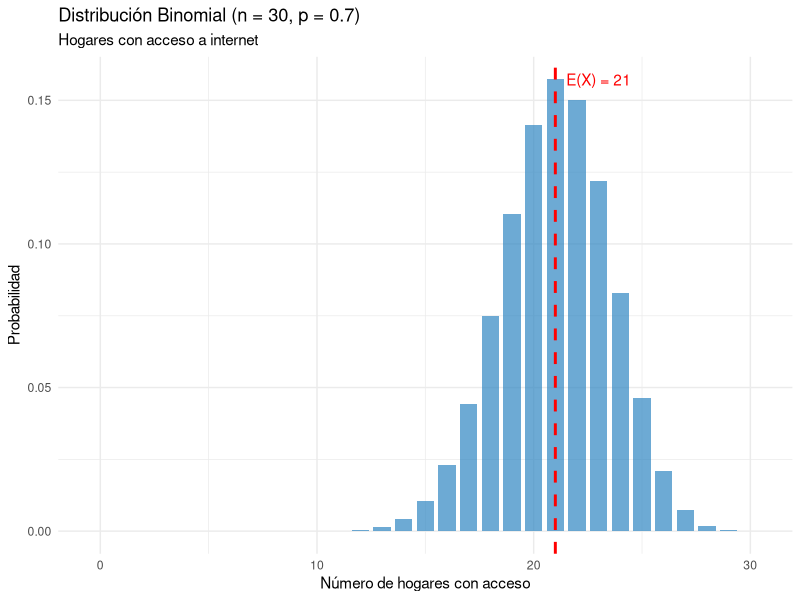
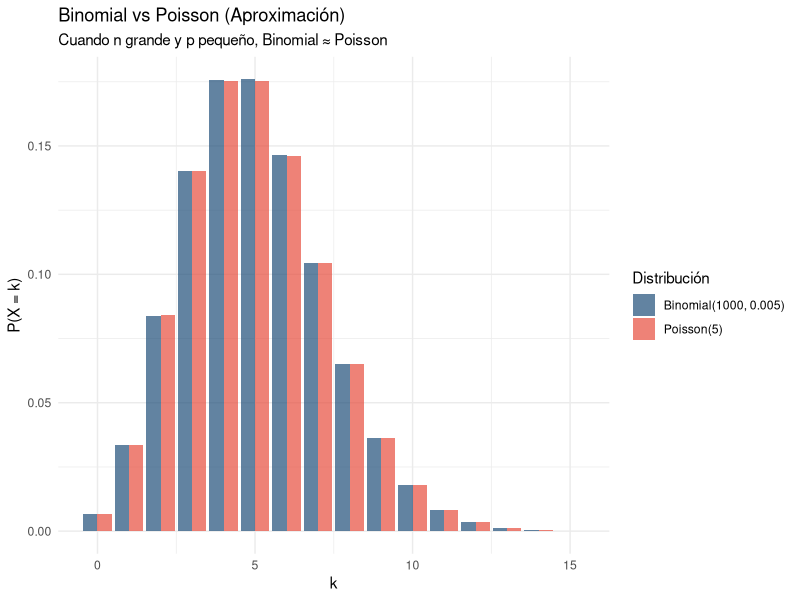
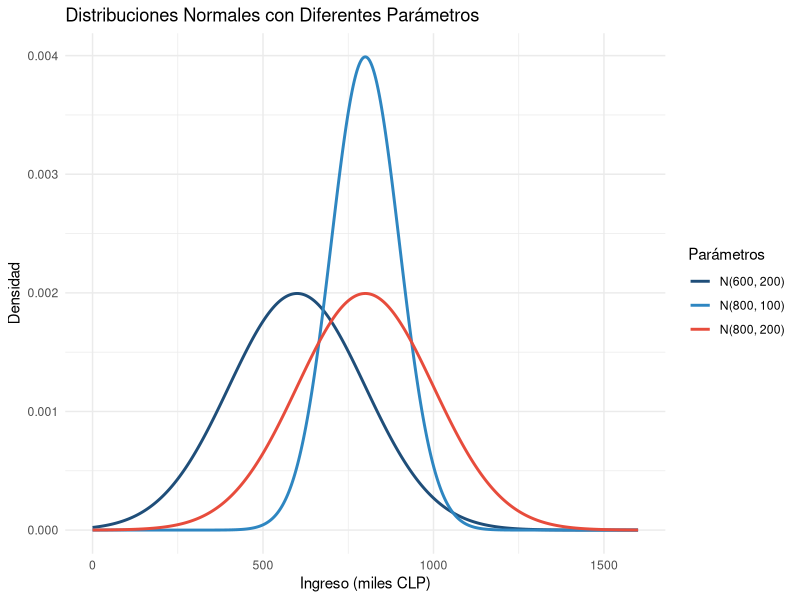
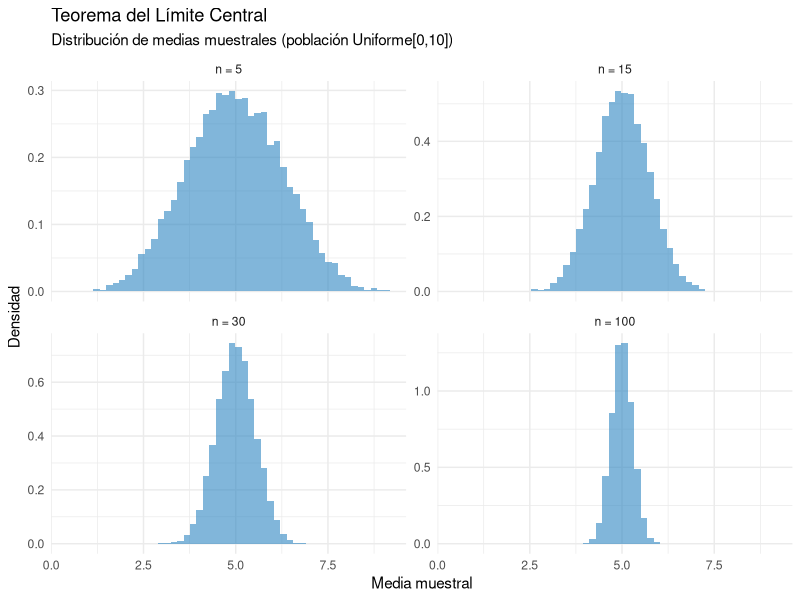
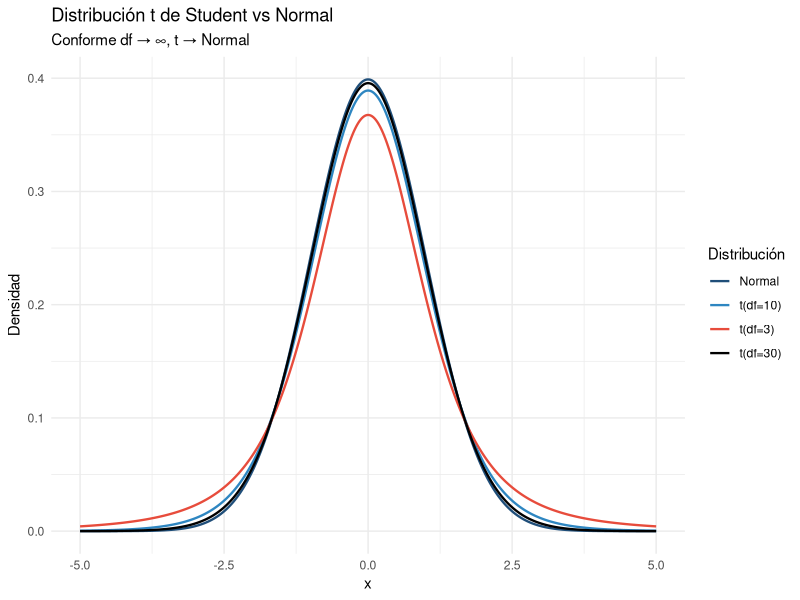
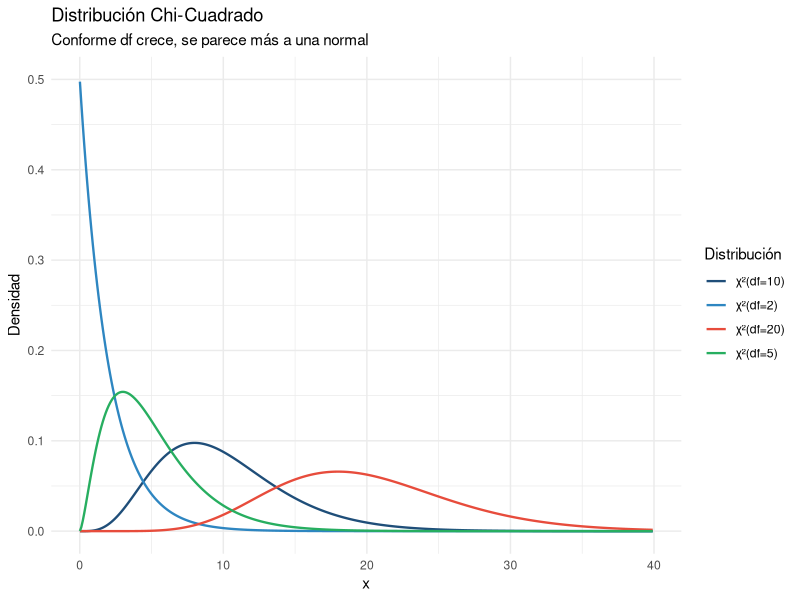
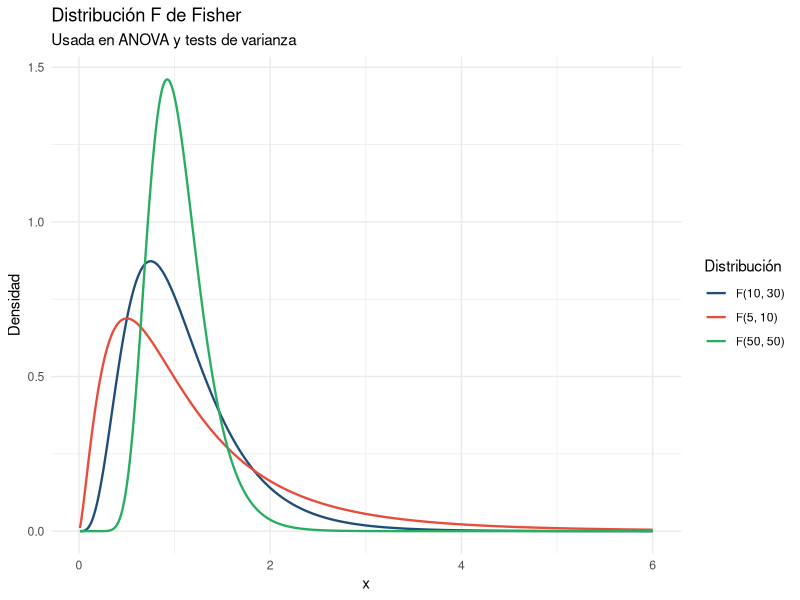

Here is the R script that generated these plots, in order:
## ---- chunk 1
#| label: setup
# install.packages(c("tidyverse", "ggplot2"))
library(tidyverse)
library(ggplot2)
## ---- chunk 2
#| label: bernoulli
p <- 0.6
cat("Bernoulli con p =", p, "\n")
cat("E(X) =", p, "\n")
cat("Var(X) =", p * (1 - p), "\n")

# Simular 20 respuestas
set.seed(42)
respuestas <- rbinom(20, size = 1, prob = p)
cat("Simulación (20 personas):", respuestas, "\n")
cat("Proporción de 'Sí':", mean(respuestas), "\n")
## ---- chunk 3
#| label: binomial
n <- 30
p <- 0.7

cat("Binomial(n =", n, ", p =", p, ")\n")
cat("E(X) = n*p =", n * p, "\n")
cat("Var(X) = n*p*(1-p) =", n * p * (1 - p), "\n")
cat("DE(X) =", round(sqrt(n * p * (1 - p)), 2), "\n")

cat("\nP(X = 20) =", round(dbinom(20, n, p), 4), "\n")
cat("P(X = 21) =", round(dbinom(21, n, p), 4), "\n")
cat("P(X >= 25) =", round(1 - pbinom(24, n, p), 4), "\n")
cat("P(X <= 15) =", round(pbinom(15, n, p), 4), "\n")
## ---- chunk 4
#| label: fig-binomial
#| fig-cap: "PMF de la distribución Binomial"
x_binom <- 0:n
df_binom <- data.frame(x = x_binom, prob = dbinom(x_binom, n, p))

ggplot(df_binom, aes(x = x, y = prob)) +
  geom_col(fill = "#2E86C1", alpha = 0.7, width = 0.8) +
  geom_vline(xintercept = n * p, color = "red", linetype = "dashed", size = 1) +
  annotate("text", x = n * p + 2, y = max(df_binom$prob),
           label = paste("E(X) =", n * p), color = "red") +
  labs(title = paste0("Distribución Binomial (n = ", n, ", p = ", p, ")"),
       subtitle = "Hogares con acceso a internet",
       x = "Número de hogares con acceso", y = "Probabilidad") +
  theme_minimal()
## ---- chunk 5
#| label: poisson
lambda <- 5
cat("Poisson(lambda =", lambda, ")\n")
cat("E(X) = Var(X) =", lambda, "\n")

cat("\nP(X = 0) =", round(dpois(0, lambda), 4), "\n")
cat("P(X = 5) =", round(dpois(5, lambda), 4), "\n")
cat("P(X >= 10) =", round(1 - ppois(9, lambda), 4), "\n")
## ---- chunk 6
#| label: fig-binom-poisson
#| fig-cap: "Aproximación Binomial a Poisson"
n_grande <- 1000
p_peq <- 0.005
x_vals <- 0:15

df_comp <- data.frame(
  x = rep(x_vals, 2),
  prob = c(dbinom(x_vals, n_grande, p_peq), dpois(x_vals, lambda)),
  dist = rep(c("Binomial(1000, 0.005)", "Poisson(5)"), each = length(x_vals))
)

ggplot(df_comp, aes(x = x, y = prob, fill = dist)) +
  geom_col(position = "dodge", alpha = 0.7) +
  scale_fill_manual(values = c("#1F4E79", "#E74C3C")) +
  labs(title = "Binomial vs Poisson (Aproximación)",
       subtitle = "Cuando n grande y p pequeño, Binomial ≈ Poisson",
       x = "k", y = "P(X = k)", fill = "Distribución") +
  theme_minimal()
## ---- chunk 7
#| label: normal
mu <- 800
sigma <- 200

cat("Normal(mu =", mu, ", sigma =", sigma, ")\n")
cat("\nP(X < 600) =", round(pnorm(600, mu, sigma), 4), "\n")
cat("P(X > 1000) =", round(1 - pnorm(1000, mu, sigma), 4), "\n")
cat("P(600 < X < 1000) =",
    round(pnorm(1000, mu, sigma) - pnorm(600, mu, sigma), 4), "\n")

# Regla empírica 68-95-99.7
cat("\nRegla empírica:\n")
cat("P(μ ± 1σ) =", round(pnorm(mu + sigma, mu, sigma) -
                          pnorm(mu - sigma, mu, sigma), 4), "\n")
cat("P(μ ± 2σ) =", round(pnorm(mu + 2*sigma, mu, sigma) -
                          pnorm(mu - 2*sigma, mu, sigma), 4), "\n")
cat("P(μ ± 3σ) =", round(pnorm(mu + 3*sigma, mu, sigma) -
                          pnorm(mu - 3*sigma, mu, sigma), 4), "\n")

# Percentiles
cat("\nPercentil 25:", round(qnorm(0.25, mu, sigma), 1), "\n")
cat("Percentil 50 (mediana):", round(qnorm(0.50, mu, sigma), 1), "\n")
cat("Percentil 75:", round(qnorm(0.75, mu, sigma), 1), "\n")
cat("Percentil 95:", round(qnorm(0.95, mu, sigma), 1), "\n")
## ---- chunk 8
#| label: fig-normales
#| fig-cap: "Normales con distintos parámetros"
x_rng <- seq(0, 1600, by = 1)
df_norm <- data.frame(
  x = rep(x_rng, 3),
  densidad = c(
    dnorm(x_rng, 800, 200),
    dnorm(x_rng, 800, 100),
    dnorm(x_rng, 600, 200)
  ),
  params = rep(c("N(800, 200)", "N(800, 100)", "N(600, 200)"), each = length(x_rng))
)

ggplot(df_norm, aes(x = x, y = densidad, color = params)) +
  geom_line(size = 1) +
  scale_color_manual(values = c("#1F4E79", "#2E86C1", "#E74C3C")) +
  labs(title = "Distribuciones Normales con Diferentes Parámetros",
       x = "Ingreso (miles CLP)", y = "Densidad", color = "Parámetros") +
  theme_minimal()
## ---- chunk 9
#| label: tlc-simulacion
set.seed(123)
n_muestras <- 10000
tamanos <- c(5, 15, 30, 100)

resultados_tlc <- list()
for (n_muestra in tamanos) {
  medias <- replicate(n_muestras, {
    muestra <- runif(n_muestra, min = 0, max = 10)
    mean(muestra)
  })
  resultados_tlc[[as.character(n_muestra)]] <- medias
}

cat("Población: Uniforme[0, 10]\n")
cat("Media teórica: 5, DE teórica:", round(sqrt(100/12), 3), "\n\n")
for (n_muestra in tamanos) {
  medias <- resultados_tlc[[as.character(n_muestra)]]
  cat(sprintf("n = %3d: Media = %.3f, DE = %.3f, DE teórica = %.3f\n",
              n_muestra, mean(medias), sd(medias),
              sqrt(100/12) / sqrt(n_muestra)))
}
## ---- chunk 10
#| label: fig-tlc
#| fig-cap: "El TLC en acción: medias muestrales de una Uniforme"
df_tlc <- bind_rows(
  lapply(names(resultados_tlc), function(n) {
    data.frame(media = resultados_tlc[[n]], n = paste("n =", n))
  })
)
df_tlc$n <- factor(df_tlc$n, levels = paste("n =", tamanos))

ggplot(df_tlc, aes(x = media)) +
  geom_histogram(aes(y = after_stat(density)), bins = 50,
                 fill = "#2E86C1", alpha = 0.6) +
  facet_wrap(~ n, scales = "free_y") +
  labs(title = "Teorema del Límite Central",
       subtitle = "Distribución de medias muestrales (población Uniforme[0,10])",
       x = "Media muestral", y = "Densidad") +
  theme_minimal()
## ---- chunk 11
#| label: fig-t-student
#| fig-cap: "Distribución t vs Normal estándar"
x_t <- seq(-5, 5, by = 0.01)
df_t <- data.frame(
  x = rep(x_t, 4),
  densidad = c(dt(x_t, df = 3), dt(x_t, df = 10),
               dt(x_t, df = 30), dnorm(x_t)),
  dist = rep(c("t(df=3)", "t(df=10)", "t(df=30)", "Normal"), each = length(x_t))
)

ggplot(df_t, aes(x = x, y = densidad, color = dist)) +
  geom_line(size = 0.8) +
  scale_color_manual(values = c("#1F4E79", "#2E86C1", "#E74C3C", "black")) +
  labs(title = "Distribución t de Student vs Normal",
       subtitle = "Conforme df → ∞, t → Normal",
       x = "x", y = "Densidad", color = "Distribución") +
  theme_minimal()
## ---- chunk 12
#| label: valores-criticos-t
cat("Valores críticos (α = 0.05, dos colas):\n")
for (gl in c(3, 10, 30, Inf)) {
  t_crit <- if (is.infinite(gl)) qnorm(0.975) else qt(0.975, gl)
  cat(sprintf("  df = %3s: t* = %.3f\n",
              ifelse(is.infinite(gl), "∞", as.character(gl)), t_crit))
}
## ---- chunk 13
#| label: fig-chi2
#| fig-cap: "Distribución Chi-cuadrado con distintos grados de libertad"
x_chi <- seq(0.01, 40, by = 0.1)
df_chi <- data.frame(
  x = rep(x_chi, 4),
  densidad = c(dchisq(x_chi, df = 2), dchisq(x_chi, df = 5),
               dchisq(x_chi, df = 10), dchisq(x_chi, df = 20)),
  dist = rep(c("χ²(df=2)", "χ²(df=5)", "χ²(df=10)", "χ²(df=20)"),
             each = length(x_chi))
)

ggplot(df_chi, aes(x = x, y = densidad, color = dist)) +
  geom_line(size = 0.8) +
  scale_color_manual(values = c("#1F4E79", "#2E86C1", "#E74C3C", "#27AE60")) +
  labs(title = "Distribución Chi-Cuadrado",
       subtitle = "Conforme df crece, se parece más a una normal",
       x = "x", y = "Densidad", color = "Distribución") +
  coord_cartesian(ylim = c(0, 0.5)) +
  theme_minimal()
## ---- chunk 14
#| label: fig-f
#| fig-cap: "Distribución F de Fisher"
x_f <- seq(0.01, 6, by = 0.01)
df_f <- data.frame(
  x = rep(x_f, 3),
  densidad = c(df(x_f, df1 = 5, df2 = 10),
               df(x_f, df1 = 10, df2 = 30),
               df(x_f, df1 = 50, df2 = 50)),
  dist = rep(c("F(5, 10)", "F(10, 30)", "F(50, 50)"), each = length(x_f))
)

ggplot(df_f, aes(x = x, y = densidad, color = dist)) +
  geom_line(size = 0.8) +
  scale_color_manual(values = c("#1F4E79", "#E74C3C", "#27AE60")) +
  labs(title = "Distribución F de Fisher",
       subtitle = "Usada en ANOVA y tests de varianza",
       x = "x", y = "Densidad", color = "Distribución") +
  theme_minimal()
## ---- chunk 15
#| label: funciones-r
cat("dnorm(0) =", dnorm(0), "       (densidad en x=0)\n")
cat("pnorm(1.96) =", pnorm(1.96), " (P(Z ≤ 1.96))\n")
cat("qnorm(0.975) =", qnorm(0.975), " (z tal que P(Z ≤ z) = 0.975)\n")
cat("rnorm(5) =", round(rnorm(5), 2), "(5 valores aleatorios)\n")
